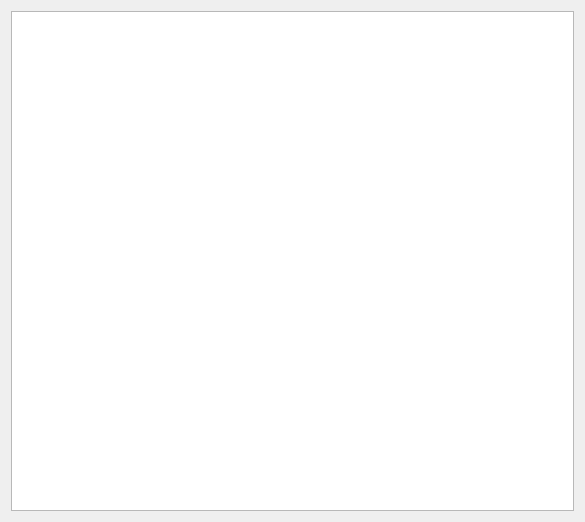
<?xml version="1.0" encoding="UTF-8"?>
<ui version="4.0">
 <class>ISaltDetailedInformation</class>
 <widget class="QWidget" name="ISaltDetailedInformation">
  <property name="geometry">
   <rect>
    <x>0</x>
    <y>0</y>
    <width>585</width>
    <height>522</height>
   </rect>
  </property>
  <property name="windowTitle">
   <string>Form</string>
  </property>
  <layout class="QGridLayout" name="gridLayout">
   <item row="0" column="0">
    <widget class="QGraphicsView" name="graphicsView"/>
   </item>
  </layout>
 </widget>
 <resources/>
 <connections/>
</ui>
